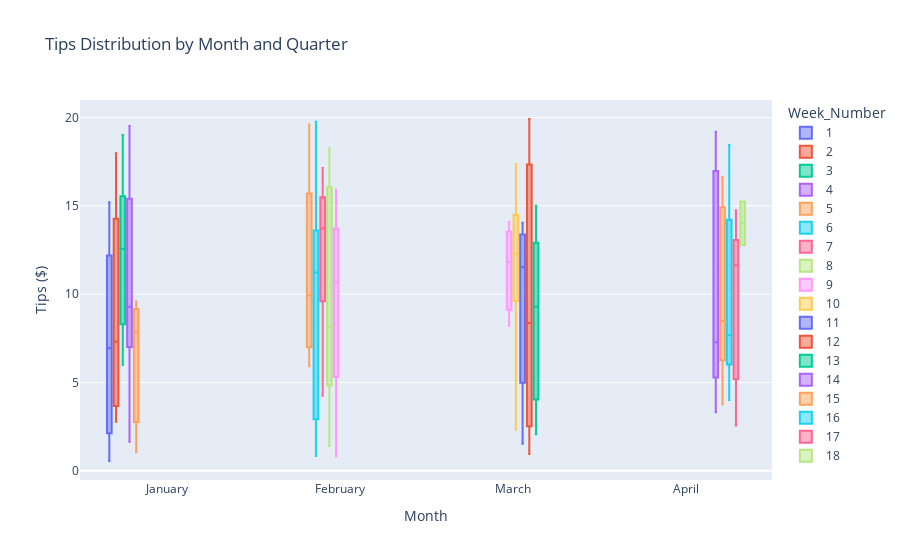

Source (notebook cell):
### Code cell
# Create Plotly box plot
fig = px.box(data, x='Month', y='Tip', color='Week_Number', 
             title='Tips Distribution by Month and Quarter',
             labels={'Tip': 'Tips ($)', 'Month': 'Month'},
             category_orders={'Month': ['January', 'February', 'March', 'April']})



fig.show()

### Figure 1 — Plotly figure (JSON) as saved in the notebook; plotly's stock layout.template omitted (floating-point values rounded to 4 significant figures)
{"data": [{"alignmentgroup": "True", "hovertemplate": "Week_Number=1<br>Month=%{x}<br>Tips ($)=%{y}<extra></extra>", "legendgroup": "1", "marker": {"color": "#636efa"}, "name": "1", "notched": false, "offsetgroup": "1", "orientation": "v", "showlegend": true, "type": "box", "x": ["January", "January", "January", "January", "January", "January", "January"], "x0": " ", "xaxis": "x", "y": [11.87, 6.94, 1.92, 12.29, 15.21, 0.55, 2.74], "y0": " ", "yaxis": "y"}, {"alignmentgroup": "True", "hovertemplate": "Week_Number=2<br>Month=%{x}<br>Tips ($)=%{y}<extra></extra>", "legendgroup": "2", "marker": {"color": "#EF553B"}, "name": "2", "notched": false, "offsetgroup": "2", "orientation": "v", "showlegend": true, "type": "box", "x": ["January", "January", "January", "January", "January", "January", "January"], "x0": " ", "xaxis": "x", "y": [8.46, 3.6, 16.2, 3.84, 2.77, 7.31, 17.98], "y0": " ", "yaxis": "y"}, {"alignmentgroup": "True", "hovertemplate": "Week_Number=3<br>Month=%{x}<br>Tips ($)=%{y}<extra></extra>", "legendgroup": "3", "marker": {"color": "#00cc96"}, "name": "3", "notched": false, "offsetgroup": "3", "orientation": "v", "showlegend": true, "type": "box", "x": ["January", "January", "January", "January", "January", "January", "January"], "x0": " ", "xaxis": "x", "y": [9.12, 19.02, 15.56, 8.02, 6, 12.57, 15.51], "y0": " ", "yaxis": "y"}, {"alignmentgroup": "True", "hovertemplate": "Week_Number=4<br>Month=%{x}<br>Tips ($)=%{y}<extra></extra>", "legendgroup": "4", "marker": {"color": "#ab63fa"}, "name": "4", "notched": false, "offsetgroup": "4", "orientation": "v", "showlegend": true, "type": "box", "x": ["January", "January", "January", "January", "January", "January", "January"], "x0": " ", "xaxis": "x", "y": [11.46, 6.72, 16.71, 1.64, 7.86, 19.52, 9.28], "y0": " ", "yaxis": "y"}, {"alignmentgroup": "True", "hovertemplate": "Week_Number=5<br>Month=%{x}<br>Tips ($)=%{y}<extra></extra>", "legendgroup": "5", "marker": {"color": "#FFA15A"}, "name": "5", "notched": false, "offsetgroup": "5", "orientation": "v", "showlegend": true, "type": "box", "x": ["January", "January", "January", "February", "February", "February", "February"], "x0": " ", "xaxis": "x", "y": [1.05, 7.88, 9.59, 5.91, 11.79, 8.07, 19.61], "y0": " ", "yaxis": "y"}, {"alignmentgroup": "True", "hovertemplate": "Week_Number=6<br>Month=%{x}<br>Tips ($)=%{y}<extra></extra>", "legendgroup": "6", "marker": {"color": "#19d3f3"}, "name": "6", "notched": false, "offsetgroup": "6", "orientation": "v", "showlegend": true, "type": "box", "x": ["February", "February", "February", "February", "February", "February", "February"], "x0": " ", "xaxis": "x", "y": [0.84, 11.59, 14.27, 11.22, 2.33, 4.68, 19.76], "y0": " ", "yaxis": "y"}, {"alignmentgroup": "True", "hovertemplate": "Week_Number=7<br>Month=%{x}<br>Tips ($)=%{y}<extra></extra>", "legendgroup": "7", "marker": {"color": "#FF6692"}, "name": "7", "notched": false, "offsetgroup": "7", "orientation": "v", "showlegend": true, "type": "box", "x": ["February", "February", "February", "February", "February", "February", "February"], "x0": " ", "xaxis": "x", "y": [12.89, 4.24, 15.78, 13.72, 17.15, 8.5, 14.62], "y0": " ", "yaxis": "y"}, {"alignmentgroup": "True", "hovertemplate": "Week_Number=8<br>Month=%{x}<br>Tips ($)=%{y}<extra></extra>", "legendgroup": "8", "marker": {"color": "#B6E880"}, "name": "8", "notched": false, "offsetgroup": "8", "orientation": "v", "showlegend": true, "type": "box", "x": ["February", "February", "February", "February", "February", "February", "February"], "x0": " ", "xaxis": "x", "y": [8.16, 11.43, 1.4, 3.95, 7.49, 18.26, 17.59], "y0": " ", "yaxis": "y"}, {"alignmentgroup": "True", "hovertemplate": "Week_Number=9<br>Month=%{x}<br>Tips ($)=%{y}<extra></extra>", "legendgroup": "9", "marker": {"color": "#FF97FF"}, "name": "9", "notched": false, "offsetgroup": "9", "orientation": "v", "showlegend": true, "type": "box", "x": ["February", "February", "February", "February", "March", "March", "March"], "x0": " ", "xaxis": "x", "y": [9.81, 11.5, 0.82, 15.93, 8.21, 11.84, 14.1], "y0": " ", "yaxis": "y"}, {"alignmentgroup": "True", "hovertemplate": "Week_Number=10<br>Month=%{x}<br>Tips ($)=%{y}<extra></extra>", "legendgroup": "10", "marker": {"color": "#FECB52"}, "name": "10", "notched": false, "offsetgroup": "10", "orientation": "v", "showlegend": true, "type": "box", "x": ["March", "March", "March", "March", "March", "March", "March"], "x0": " ", "xaxis": "x", "y": [2.32, 10.54, 9.3, 12.29, 14.96, 13.06, 17.37], "y0": " ", "yaxis": "y"}, {"alignmentgroup": "True", "hovertemplate": "Week_Number=11<br>Month=%{x}<br>Tips ($)=%{y}<extra></extra>", "legendgroup": "11", "marker": {"color": "#636efa"}, "name": "11", "notched": false, "offsetgroup": "11", "orientation": "v", "showlegend": true, "type": "box", "x": ["March", "March", "March", "March", "March", "March", "March"], "x0": " ", "xaxis": "x", "y": [10.08, 1.52, 12.08, 11.53, 3.28, 14.05, 13.81], "y0": " ", "yaxis": "y"}, {"alignmentgroup": "True", "hovertemplate": "Week_Number=12<br>Month=%{x}<br>Tips ($)=%{y}<extra></extra>", "legendgroup": "12", "marker": {"color": "#EF553B"}, "name": "12", "notched": false, "offsetgroup": "12", "orientation": "v", "showlegend": true, "type": "box", "x": ["March", "March", "March", "March", "March", "March", "March"], "x0": " ", "xaxis": "x", "y": [6.44, 19.92, 15.94, 0.94, 8.36, 1.21, 17.82], "y0": " ", "yaxis": "y"}, {"alignmentgroup": "True", "hovertemplate": "Week_Number=13<br>Month=%{x}<br>Tips ($)=%{y}<extra></extra>", "legendgroup": "13", "marker": {"color": "#00cc96"}, "name": "13", "notched": false, "offsetgroup": "13", "orientation": "v", "showlegend": true, "type": "box", "x": ["March", "March", "March", "March", "March", "March", "March"], "x0": " ", "xaxis": "x", "y": [14.01, 6.82, 3.1, 15.01, 9.59, 9.29, 2.07], "y0": " ", "yaxis": "y"}, {"alignmentgroup": "True", "hovertemplate": "Week_Number=14<br>Month=%{x}<br>Tips ($)=%{y}<extra></extra>", "legendgroup": "14", "marker": {"color": "#ab63fa"}, "name": "14", "notched": false, "offsetgroup": "14", "orientation": "v", "showlegend": true, "type": "box", "x": ["April", "April", "April", "April", "April", "April", "April"], "x0": " ", "xaxis": "x", "y": [3.31, 19.2, 17.61, 7.27, 5.37, 5.24, 15.06], "y0": " ", "yaxis": "y"}, {"alignmentgroup": "True", "hovertemplate": "Week_Number=15<br>Month=%{x}<br>Tips ($)=%{y}<extra></extra>", "legendgroup": "15", "marker": {"color": "#FFA15A"}, "name": "15", "notched": false, "offsetgroup": "15", "orientation": "v", "showlegend": true, "type": "box", "x": ["April", "April", "April", "April", "April", "April", "April"], "x0": " ", "xaxis": "x", "y": [8.48, 15.65, 7.31, 16.64, 12.75, 5.9, 3.75], "y0": " ", "yaxis": "y"}, {"alignmentgroup": "True", "hovertemplate": "Week_Number=16<br>Month=%{x}<br>Tips ($)=%{y}<extra></extra>", "legendgroup": "16", "marker": {"color": "#19d3f3"}, "name": "16", "notched": false, "offsetgroup": "16", "orientation": "v", "showlegend": true, "type": "box", "x": ["April", "April", "April", "April", "April", "April", "April"], "x0": " ", "xaxis": "x", "y": [6.65, 5.81, 15.13, 7.67, 11.46, 4.01, 18.45], "y0": " ", "yaxis": "y"}, {"alignmentgroup": "True", "hovertemplate": "Week_Number=17<br>Month=%{x}<br>Tips ($)=%{y}<extra></extra>", "legendgroup": "17", "marker": {"color": "#FF6692"}, "name": "17", "notched": false, "offsetgroup": "17", "orientation": "v", "showlegend": true, "type": "box", "x": ["April", "April", "April", "April", "April", "April", "April"], "x0": " ", "xaxis": "x", "y": [11.66, 13.23, 2.56, 5.68, 14.75, 12.55, 5.03], "y0": " ", "yaxis": "y"}, {"alignmentgroup": "True", "hovertemplate": "Week_Number=18<br>Month=%{x}<br>Tips ($)=%{y}<extra></extra>", "legendgroup": "18", "marker": {"color": "#B6E880"}, "name": "18", "notched": false, "offsetgroup": "18", "orientation": "v", "showlegend": true, "type": "box", "x": ["April", "April"], "x0": " ", "xaxis": "x", "y": [12.79, 15.25], "y0": " ", "yaxis": "y"}], "layout": {"boxmode": "group", "legend": {"title": {"text": "Week_Number"}, "tracegroupgap": 0}, "title": {"text": "Tips Distribution by Month and Quarter"}, "xaxis": {"anchor": "y", "categoryarray": ["January", "February", "March", "April"], "categoryorder": "array", "domain": [0, 1], "title": {"text": "Month"}}, "yaxis": {"anchor": "x", "domain": [0, 1], "matches": "y", "title": {"text": "Tips ($)"}}}}
